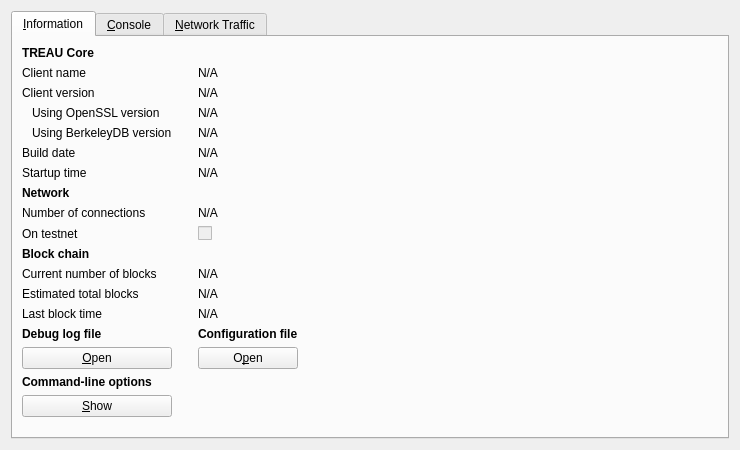
<?xml version="1.0" encoding="UTF-8"?>
<ui version="4.0">
 <class>RPCConsole</class>
 <widget class="QWidget" name="RPCConsole">
  <property name="geometry">
   <rect>
    <x>0</x>
    <y>0</y>
    <width>740</width>
    <height>450</height>
   </rect>
  </property>
  <property name="windowTitle">
   <string>TREAU - Debug window</string>
  </property>
  <layout class="QVBoxLayout" name="verticalLayout_2">
   <item>
    <widget class="QTabWidget" name="tabWidget">
     <property name="currentIndex">
      <number>0</number>
     </property>
     <widget class="QWidget" name="tab_info">
      <attribute name="title">
       <string>&amp;Information</string>
      </attribute>
      <layout class="QGridLayout" name="gridLayout">
       <item row="15" column="2">
        <widget class="QLabel" name="labelConfigfile">
         <property name="font">
          <font>
           <weight>75</weight>
           <bold>true</bold>
          </font>
         </property>
         <property name="text">
          <string>Configuration file</string>
         </property>
        </widget>
       </item>
       <item row="13" column="2">
        <widget class="QLabel" name="lastBlockTime">
         <property name="cursor">
          <cursorShape>IBeamCursor</cursorShape>
         </property>
         <property name="text">
          <string>N/A</string>
         </property>
         <property name="textFormat">
          <enum>Qt::PlainText</enum>
         </property>
         <property name="textInteractionFlags">
          <set>Qt::LinksAccessibleByMouse|Qt::TextSelectableByKeyboard|Qt::TextSelectableByMouse</set>
         </property>
        </widget>
       </item>
       <item row="11" column="0">
        <widget class="QLabel" name="label_3">
         <property name="text">
          <string>Current number of blocks</string>
         </property>
        </widget>
       </item>
       <item row="11" column="2">
        <widget class="QLabel" name="numberOfBlocks">
         <property name="cursor">
          <cursorShape>IBeamCursor</cursorShape>
         </property>
         <property name="text">
          <string>N/A</string>
         </property>
         <property name="textFormat">
          <enum>Qt::PlainText</enum>
         </property>
         <property name="textInteractionFlags">
          <set>Qt::LinksAccessibleByMouse|Qt::TextSelectableByKeyboard|Qt::TextSelectableByMouse</set>
         </property>
        </widget>
       </item>
       <item row="17" column="0">
        <widget class="QLabel" name="labelCLOptions">
         <property name="font">
          <font>
           <weight>75</weight>
           <bold>true</bold>
          </font>
         </property>
         <property name="text">
          <string>Command-line options</string>
         </property>
        </widget>
       </item>
       <item row="16" column="0">
        <widget class="QPushButton" name="openDebugLogfileButton">
         <property name="toolTip">
          <string>Open the TREAU debug log file from the current data directory. This can take a few seconds for large log files.</string>
         </property>
         <property name="text">
          <string>&amp;Open</string>
         </property>
         <property name="autoDefault">
          <bool>false</bool>
         </property>
        </widget>
       </item>
       <item row="15" column="0">
        <widget class="QLabel" name="labelDebugLogfile">
         <property name="font">
          <font>
           <weight>75</weight>
           <bold>true</bold>
          </font>
         </property>
         <property name="text">
          <string>Debug log file</string>
         </property>
        </widget>
       </item>
       <item row="18" column="3" rowspan="2">
        <spacer name="horizontalSpacer">
         <property name="orientation">
          <enum>Qt::Horizontal</enum>
         </property>
         <property name="sizeHint" stdset="0">
          <size>
           <width>404</width>
           <height>20</height>
          </size>
         </property>
        </spacer>
       </item>
       <item row="19" column="1">
        <spacer name="verticalSpacer">
         <property name="orientation">
          <enum>Qt::Vertical</enum>
         </property>
         <property name="sizeHint" stdset="0">
          <size>
           <width>20</width>
           <height>40</height>
          </size>
         </property>
        </spacer>
       </item>
       <item row="18" column="0">
        <widget class="QPushButton" name="showCLOptionsButton">
         <property name="toolTip">
          <string>Show the TREAU-Qt help message to get a list with possible TREAU command-line options.</string>
         </property>
         <property name="text">
          <string>&amp;Show</string>
         </property>
         <property name="autoDefault">
          <bool>false</bool>
         </property>
        </widget>
       </item>
       <item row="13" column="0">
        <widget class="QLabel" name="label_2">
         <property name="text">
          <string>Last block time</string>
         </property>
        </widget>
       </item>
       <item row="7" column="0">
        <widget class="QLabel" name="label_11">
         <property name="font">
          <font>
           <weight>75</weight>
           <bold>true</bold>
          </font>
         </property>
         <property name="text">
          <string>Network</string>
         </property>
        </widget>
       </item>
       <item row="6" column="2">
        <widget class="QLabel" name="startupTime">
         <property name="cursor">
          <cursorShape>IBeamCursor</cursorShape>
         </property>
         <property name="text">
          <string>N/A</string>
         </property>
         <property name="textFormat">
          <enum>Qt::PlainText</enum>
         </property>
         <property name="textInteractionFlags">
          <set>Qt::LinksAccessibleByMouse|Qt::TextSelectableByKeyboard|Qt::TextSelectableByMouse</set>
         </property>
        </widget>
       </item>
       <item row="6" column="0">
        <widget class="QLabel" name="label_13">
         <property name="text">
          <string>Startup time</string>
         </property>
        </widget>
       </item>
       <item row="9" column="0">
        <widget class="QLabel" name="label_8">
         <property name="text">
          <string>On testnet</string>
         </property>
        </widget>
       </item>
       <item row="8" column="2">
        <widget class="QLabel" name="numberOfConnections">
         <property name="cursor">
          <cursorShape>IBeamCursor</cursorShape>
         </property>
         <property name="text">
          <string>N/A</string>
         </property>
         <property name="textFormat">
          <enum>Qt::PlainText</enum>
         </property>
         <property name="textInteractionFlags">
          <set>Qt::LinksAccessibleByMouse|Qt::TextSelectableByKeyboard|Qt::TextSelectableByMouse</set>
         </property>
        </widget>
       </item>
       <item row="8" column="0">
        <widget class="QLabel" name="label_7">
         <property name="text">
          <string>Number of connections</string>
         </property>
        </widget>
       </item>
       <item row="10" column="0">
        <widget class="QLabel" name="label_10">
         <property name="font">
          <font>
           <weight>75</weight>
           <bold>true</bold>
          </font>
         </property>
         <property name="text">
          <string>Block chain</string>
         </property>
        </widget>
       </item>
       <item row="9" column="2">
        <widget class="QCheckBox" name="isTestNet">
         <property name="enabled">
          <bool>false</bool>
         </property>
         <property name="text">
          <string/>
         </property>
        </widget>
       </item>
       <item row="12" column="0">
        <widget class="QLabel" name="label_4">
         <property name="text">
          <string>Estimated total blocks</string>
         </property>
        </widget>
       </item>
       <item row="12" column="2">
        <widget class="QLabel" name="totalBlocks">
         <property name="cursor">
          <cursorShape>IBeamCursor</cursorShape>
         </property>
         <property name="text">
          <string>N/A</string>
         </property>
         <property name="textFormat">
          <enum>Qt::PlainText</enum>
         </property>
         <property name="textInteractionFlags">
          <set>Qt::LinksAccessibleByMouse|Qt::TextSelectableByKeyboard|Qt::TextSelectableByMouse</set>
         </property>
        </widget>
       </item>
       <item row="2" column="2">
        <widget class="QLabel" name="clientVersion">
         <property name="cursor">
          <cursorShape>IBeamCursor</cursorShape>
         </property>
         <property name="text">
          <string>N/A</string>
         </property>
         <property name="textFormat">
          <enum>Qt::PlainText</enum>
         </property>
         <property name="textInteractionFlags">
          <set>Qt::LinksAccessibleByMouse|Qt::TextSelectableByKeyboard|Qt::TextSelectableByMouse</set>
         </property>
        </widget>
       </item>
       <item row="4" column="0">
        <widget class="QLabel" name="label_berkeleyDBVersion">
         <property name="text">
          <string>Using BerkeleyDB version</string>
         </property>
         <property name="indent">
          <number>10</number>
         </property>
        </widget>
       </item>
       <item row="3" column="0">
        <widget class="QLabel" name="label_14">
         <property name="text">
          <string>Using OpenSSL version</string>
         </property>
         <property name="indent">
          <number>10</number>
         </property>
        </widget>
       </item>
       <item row="3" column="2">
        <widget class="QLabel" name="openSSLVersion">
         <property name="cursor">
          <cursorShape>IBeamCursor</cursorShape>
         </property>
         <property name="text">
          <string>N/A</string>
         </property>
         <property name="textFormat">
          <enum>Qt::PlainText</enum>
         </property>
         <property name="textInteractionFlags">
          <set>Qt::LinksAccessibleByMouse|Qt::TextSelectableByKeyboard|Qt::TextSelectableByMouse</set>
         </property>
        </widget>
       </item>
       <item row="4" column="2">
        <widget class="QLabel" name="berkeleyDBVersion">
         <property name="cursor">
          <cursorShape>IBeamCursor</cursorShape>
         </property>
         <property name="text">
          <string>N/A</string>
         </property>
         <property name="textFormat">
          <enum>Qt::PlainText</enum>
         </property>
         <property name="textInteractionFlags">
          <set>Qt::LinksAccessibleByMouse|Qt::TextSelectableByKeyboard|Qt::TextSelectableByMouse</set>
         </property>
        </widget>
       </item>
       <item row="5" column="0">
        <widget class="QLabel" name="label_12">
         <property name="text">
          <string>Build date</string>
         </property>
        </widget>
       </item>
       <item row="5" column="2">
        <widget class="QLabel" name="buildDate">
         <property name="cursor">
          <cursorShape>IBeamCursor</cursorShape>
         </property>
         <property name="text">
          <string>N/A</string>
         </property>
         <property name="textFormat">
          <enum>Qt::PlainText</enum>
         </property>
         <property name="textInteractionFlags">
          <set>Qt::LinksAccessibleByMouse|Qt::TextSelectableByKeyboard|Qt::TextSelectableByMouse</set>
         </property>
        </widget>
       </item>
       <item row="2" column="0">
        <widget class="QLabel" name="label_6">
         <property name="text">
          <string>Client version</string>
         </property>
        </widget>
       </item>
       <item row="0" column="0">
        <widget class="QLabel" name="label_9">
         <property name="font">
          <font>
           <weight>75</weight>
           <bold>true</bold>
          </font>
         </property>
         <property name="text">
          <string>TREAU Core</string>
         </property>
        </widget>
       </item>
       <item row="1" column="2">
        <widget class="QLabel" name="clientName">
         <property name="cursor">
          <cursorShape>IBeamCursor</cursorShape>
         </property>
         <property name="text">
          <string>N/A</string>
         </property>
         <property name="textFormat">
          <enum>Qt::PlainText</enum>
         </property>
         <property name="textInteractionFlags">
          <set>Qt::LinksAccessibleByMouse|Qt::TextSelectableByKeyboard|Qt::TextSelectableByMouse</set>
         </property>
        </widget>
       </item>
       <item row="1" column="0">
        <widget class="QLabel" name="label_5">
         <property name="text">
          <string>Client name</string>
         </property>
        </widget>
       </item>
       <item row="14" column="2">
        <spacer name="verticalSpacer_2">
         <property name="orientation">
          <enum>Qt::Vertical</enum>
         </property>
         <property name="sizeHint" stdset="0">
          <size>
           <width>20</width>
           <height>20</height>
          </size>
         </property>
        </spacer>
       </item>
       <item row="16" column="2">
        <widget class="QPushButton" name="openConfigurationfileButton">
         <property name="toolTip">
          <string>Open the TREAU configuration file from the current data directory.</string>
         </property>
         <property name="text">
          <string>O&amp;pen</string>
         </property>
         <property name="autoDefault">
          <bool>false</bool>
         </property>
        </widget>
       </item>
      </layout>
     </widget>
     <widget class="QWidget" name="tab_console">
      <attribute name="title">
       <string>&amp;Console</string>
      </attribute>
      <layout class="QVBoxLayout" name="verticalLayout_3">
       <property name="spacing">
        <number>3</number>
       </property>
       <item>
        <widget class="QTextEdit" name="messagesWidget">
         <property name="minimumSize">
          <size>
           <width>0</width>
           <height>100</height>
          </size>
         </property>
         <property name="readOnly">
          <bool>true</bool>
         </property>
         <property name="tabKeyNavigation" stdset="0">
          <bool>false</bool>
         </property>
         <property name="columnCount" stdset="0">
          <number>2</number>
         </property>
        </widget>
       </item>
       <item>
        <layout class="QHBoxLayout" name="horizontalLayout">
         <property name="spacing">
          <number>3</number>
         </property>
         <item>
          <widget class="QLabel" name="label">
           <property name="text">
            <string notr="true">&gt;</string>
           </property>
          </widget>
         </item>
         <item>
          <widget class="QLineEdit" name="lineEdit"/>
         </item>
         <item>
          <widget class="QPushButton" name="clearButton">
           <property name="maximumSize">
            <size>
             <width>24</width>
             <height>24</height>
            </size>
           </property>
           <property name="toolTip">
            <string>Clear console</string>
           </property>
           <property name="text">
            <string/>
           </property>
           <property name="icon">
            <iconset resource="../bitcoin.qrc">
             <normaloff>:/icons/remove</normaloff>:/icons/remove</iconset>
           </property>
           <property name="shortcut">
            <string notr="true">Ctrl+L</string>
           </property>
           <property name="autoDefault">
            <bool>false</bool>
           </property>
          </widget>
         </item>
        </layout>
       </item>
      </layout>
     </widget>
     <widget class="QWidget" name="tab_nettraffic">
      <attribute name="title">
       <string>&amp;Network Traffic</string>
      </attribute>
      <layout class="QHBoxLayout" name="horizontalLayout_3">
       <item>
        <layout class="QVBoxLayout" name="verticalLayout_4">
         <item>
          <widget class="TrafficGraphWidget" name="trafficGraph" native="true">
           <property name="sizePolicy">
            <sizepolicy hsizetype="Expanding" vsizetype="Expanding">
             <horstretch>0</horstretch>
             <verstretch>0</verstretch>
            </sizepolicy>
           </property>
          </widget>
         </item>
         <item>
          <layout class="QHBoxLayout" name="horizontalLayout_2">
           <item>
            <widget class="QSlider" name="sldGraphRange">
             <property name="minimum">
              <number>1</number>
             </property>
             <property name="maximum">
              <number>288</number>
             </property>
             <property name="pageStep">
              <number>12</number>
             </property>
             <property name="value">
              <number>6</number>
             </property>
             <property name="orientation">
              <enum>Qt::Horizontal</enum>
             </property>
            </widget>
           </item>
           <item>
            <widget class="QLabel" name="lblGraphRange">
             <property name="minimumSize">
              <size>
               <width>100</width>
               <height>0</height>
              </size>
             </property>
             <property name="alignment">
              <set>Qt::AlignCenter</set>
             </property>
            </widget>
           </item>
           <item>
            <widget class="QPushButton" name="btnClearTrafficGraph">
             <property name="text">
              <string>&amp;Clear</string>
             </property>
             <property name="autoDefault">
              <bool>false</bool>
             </property>
            </widget>
           </item>
          </layout>
         </item>
        </layout>
       </item>
       <item>
        <layout class="QVBoxLayout" name="verticalLayout">
         <item>
          <widget class="QGroupBox" name="groupBox">
           <property name="title">
            <string>Totals</string>
           </property>
           <layout class="QVBoxLayout" name="verticalLayout_5">
            <item>
             <layout class="QHBoxLayout" name="horizontalLayout_4">
              <item>
               <widget class="Line" name="line">
                <property name="sizePolicy">
                 <sizepolicy hsizetype="Fixed" vsizetype="Fixed">
                  <horstretch>0</horstretch>
                  <verstretch>0</verstretch>
                 </sizepolicy>
                </property>
                <property name="minimumSize">
                 <size>
                  <width>10</width>
                  <height>0</height>
                 </size>
                </property>
                <property name="palette">
                 <palette>
                  <active>
                   <colorrole role="Light">
                    <brush brushstyle="SolidPattern">
                     <color alpha="255">
                      <red>0</red>
                      <green>255</green>
                      <blue>0</blue>
                     </color>
                    </brush>
                   </colorrole>
                  </active>
                  <inactive>
                   <colorrole role="Light">
                    <brush brushstyle="SolidPattern">
                     <color alpha="255">
                      <red>0</red>
                      <green>255</green>
                      <blue>0</blue>
                     </color>
                    </brush>
                   </colorrole>
                  </inactive>
                  <disabled>
                   <colorrole role="Light">
                    <brush brushstyle="SolidPattern">
                     <color alpha="255">
                      <red>0</red>
                      <green>255</green>
                      <blue>0</blue>
                     </color>
                    </brush>
                   </colorrole>
                  </disabled>
                 </palette>
                </property>
                <property name="orientation">
                 <enum>Qt::Horizontal</enum>
                </property>
               </widget>
              </item>
              <item>
               <widget class="QLabel" name="label_16">
                <property name="text">
                 <string>Received:</string>
                </property>
               </widget>
              </item>
              <item>
               <widget class="QLabel" name="lblBytesIn">
                <property name="minimumSize">
                 <size>
                  <width>50</width>
                  <height>0</height>
                 </size>
                </property>
                <property name="alignment">
                 <set>Qt::AlignRight|Qt::AlignTrailing|Qt::AlignVCenter</set>
                </property>
               </widget>
              </item>
             </layout>
            </item>
            <item>
             <layout class="QHBoxLayout" name="horizontalLayout_5">
              <item>
               <widget class="Line" name="line_2">
                <property name="sizePolicy">
                 <sizepolicy hsizetype="Fixed" vsizetype="Fixed">
                  <horstretch>0</horstretch>
                  <verstretch>0</verstretch>
                 </sizepolicy>
                </property>
                <property name="minimumSize">
                 <size>
                  <width>10</width>
                  <height>0</height>
                 </size>
                </property>
                <property name="palette">
                 <palette>
                  <active>
                   <colorrole role="Light">
                    <brush brushstyle="SolidPattern">
                     <color alpha="255">
                      <red>255</red>
                      <green>0</green>
                      <blue>0</blue>
                     </color>
                    </brush>
                   </colorrole>
                  </active>
                  <inactive>
                   <colorrole role="Light">
                    <brush brushstyle="SolidPattern">
                     <color alpha="255">
                      <red>255</red>
                      <green>0</green>
                      <blue>0</blue>
                     </color>
                    </brush>
                   </colorrole>
                  </inactive>
                  <disabled>
                   <colorrole role="Light">
                    <brush brushstyle="SolidPattern">
                     <color alpha="255">
                      <red>255</red>
                      <green>0</green>
                      <blue>0</blue>
                     </color>
                    </brush>
                   </colorrole>
                  </disabled>
                 </palette>
                </property>
                <property name="orientation">
                 <enum>Qt::Horizontal</enum>
                </property>
               </widget>
              </item>
              <item>
               <widget class="QLabel" name="label_17">
                <property name="text">
                 <string>Sent:</string>
                </property>
               </widget>
              </item>
              <item>
               <widget class="QLabel" name="lblBytesOut">
                <property name="minimumSize">
                 <size>
                  <width>50</width>
                  <height>0</height>
                 </size>
                </property>
                <property name="alignment">
                 <set>Qt::AlignRight|Qt::AlignTrailing|Qt::AlignVCenter</set>
                </property>
               </widget>
              </item>
             </layout>
            </item>
            <item>
             <spacer name="verticalSpacer_4">
              <property name="orientation">
               <enum>Qt::Vertical</enum>
              </property>
              <property name="sizeHint" stdset="0">
               <size>
                <width>20</width>
                <height>407</height>
               </size>
              </property>
             </spacer>
            </item>
           </layout>
          </widget>
         </item>
        </layout>
       </item>
      </layout>
     </widget>
    </widget>
   </item>
  </layout>
 </widget>
 <customwidgets>
  <customwidget>
   <class>TrafficGraphWidget</class>
   <extends>QWidget</extends>
   <header>trafficgraphwidget.h</header>
   <container>1</container>
   <slots>
    <slot>clear()</slot>
   </slots>
  </customwidget>
 </customwidgets>
 <resources>
  <include location="../bitcoin.qrc"/>
 </resources>
 <connections/>
</ui>
